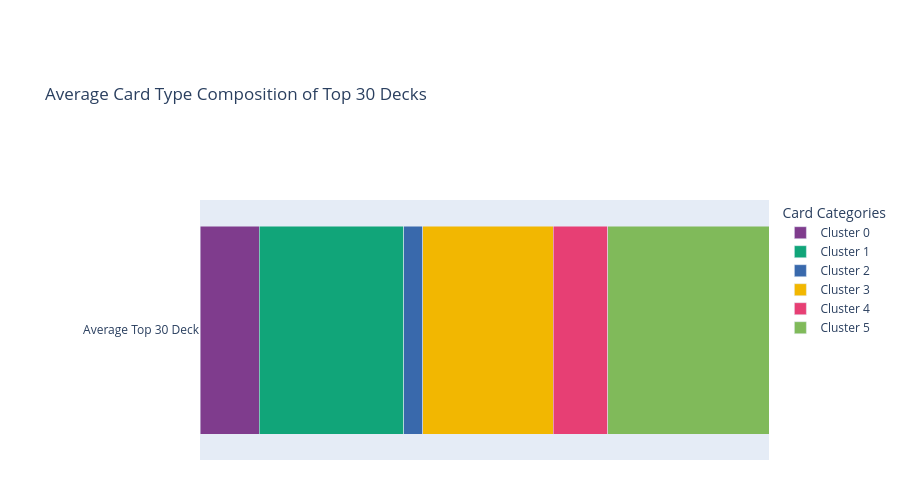

Notebook code for this chart:
### Code cell
# Bar Chart of Averaged Deck Ratios (Single Horizontal Stacked Bar)
avg_ratios_series = cluster_ratios.iloc[:, :8].mean(numeric_only=True)

avg_df = pd.DataFrame([avg_ratios_series])

avg_df['Deck'] = "Average Top 30 Deck"

df_long = avg_df.melt(id_vars='Deck', var_name='Cluster', value_name='Ratio')

fig = px.bar(
    df_long, 
    x='Ratio', 
    y='Deck', 
    color='Cluster', 
    orientation='h',
    title='Average Card Type Composition of Top 30 Decks',
    labels={'Deck': ''},
    color_discrete_sequence=px.colors.qualitative.Bold
)

fig.update_layout(
    barmode='stack',
    height=500,
    xaxis=dict(visible=False, range=[0, 1]),
    margin=dict(l=200, r=40, t=200, b=40),
    legend_title_text='Card Categories',
    hovermode='y unified'
)

#fig.write_html('./graphs/average_card_type_ratio.html')
fig.show()

### Figure 1 — Plotly figure (JSON) as saved in the notebook; plotly's stock layout.template omitted (floating-point values rounded to 4 significant figures)
{"data": [{"hovertemplate": "Cluster=Cluster 0<br>Ratio=%{x}<br>=%{y}<extra></extra>", "legendgroup": "Cluster 0", "marker": {"color": "rgb(127, 60, 141)", "pattern": {"shape": ""}}, "name": "Cluster 0", "orientation": "h", "showlegend": true, "textposition": "auto", "type": "bar", "x": [0.1042], "xaxis": "x", "y": ["Average Top 30 Deck"], "yaxis": "y"}, {"hovertemplate": "Cluster=Cluster 1<br>Ratio=%{x}<br>=%{y}<extra></extra>", "legendgroup": "Cluster 1", "marker": {"color": "rgb(17, 165, 121)", "pattern": {"shape": ""}}, "name": "Cluster 1", "orientation": "h", "showlegend": true, "textposition": "auto", "type": "bar", "x": [0.2542], "xaxis": "x", "y": ["Average Top 30 Deck"], "yaxis": "y"}, {"hovertemplate": "Cluster=Cluster 2<br>Ratio=%{x}<br>=%{y}<extra></extra>", "legendgroup": "Cluster 2", "marker": {"color": "rgb(57, 105, 172)", "pattern": {"shape": ""}}, "name": "Cluster 2", "orientation": "h", "showlegend": true, "textposition": "auto", "type": "bar", "x": [0.03333], "xaxis": "x", "y": ["Average Top 30 Deck"], "yaxis": "y"}, {"hovertemplate": "Cluster=Cluster 3<br>Ratio=%{x}<br>=%{y}<extra></extra>", "legendgroup": "Cluster 3", "marker": {"color": "rgb(242, 183, 1)", "pattern": {"shape": ""}}, "name": "Cluster 3", "orientation": "h", "showlegend": true, "textposition": "auto", "type": "bar", "x": [0.2292], "xaxis": "x", "y": ["Average Top 30 Deck"], "yaxis": "y"}, {"hovertemplate": "Cluster=Cluster 4<br>Ratio=%{x}<br>=%{y}<extra></extra>", "legendgroup": "Cluster 4", "marker": {"color": "rgb(231, 63, 116)", "pattern": {"shape": ""}}, "name": "Cluster 4", "orientation": "h", "showlegend": true, "textposition": "auto", "type": "bar", "x": [0.09583], "xaxis": "x", "y": ["Average Top 30 Deck"], "yaxis": "y"}, {"hovertemplate": "Cluster=Cluster 5<br>Ratio=%{x}<br>=%{y}<extra></extra>", "legendgroup": "Cluster 5", "marker": {"color": "rgb(128, 186, 90)", "pattern": {"shape": ""}}, "name": "Cluster 5", "orientation": "h", "showlegend": true, "textposition": "auto", "type": "bar", "x": [0.2833], "xaxis": "x", "y": ["Average Top 30 Deck"], "yaxis": "y"}], "layout": {"barmode": "stack", "height": 500, "hovermode": "y unified", "legend": {"title": {"text": "Card Categories"}, "tracegroupgap": 0}, "margin": {"b": 40, "l": 200, "r": 40, "t": 200}, "title": {"text": "Average Card Type Composition of Top 30 Decks"}, "xaxis": {"anchor": "y", "domain": [0, 1], "range": [0, 1], "title": {"text": "Ratio"}, "visible": false}, "yaxis": {"anchor": "x", "domain": [0, 1], "title": {"text": ""}}}}
